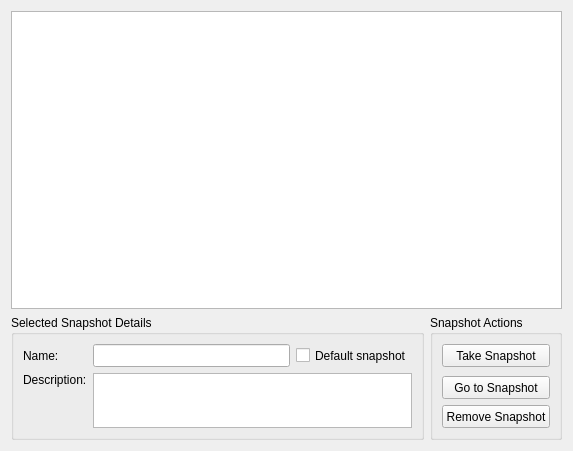
<?xml version="1.0" encoding="UTF-8"?>
<ui version="4.0">
 <class>SnapshotsWindow</class>
 <widget class="QWidget" name="SnapshotsWindow">
  <property name="geometry">
   <rect>
    <x>0</x>
    <y>0</y>
    <width>573</width>
    <height>451</height>
   </rect>
  </property>
  <property name="sizePolicy">
   <sizepolicy hsizetype="Preferred" vsizetype="Preferred">
    <horstretch>0</horstretch>
    <verstretch>0</verstretch>
   </sizepolicy>
  </property>
  <property name="minimumSize">
   <size>
    <width>0</width>
    <height>0</height>
   </size>
  </property>
  <property name="maximumSize">
   <size>
    <width>16777215</width>
    <height>16777215</height>
   </size>
  </property>
  <property name="windowTitle">
   <string>Sandybox - Snapshots</string>
  </property>
  <layout class="QVBoxLayout" name="verticalLayout_2">
   <item>
    <layout class="QVBoxLayout" name="verticalLayout">
     <item>
      <layout class="QGridLayout" name="gridLayout">
       <item row="1" column="0">
        <widget class="QGroupBox" name="groupBox">
         <property name="sizePolicy">
          <sizepolicy hsizetype="Preferred" vsizetype="Ignored">
           <horstretch>0</horstretch>
           <verstretch>0</verstretch>
          </sizepolicy>
         </property>
         <property name="minimumSize">
          <size>
           <width>0</width>
           <height>0</height>
          </size>
         </property>
         <property name="maximumSize">
          <size>
           <width>16777215</width>
           <height>16777215</height>
          </size>
         </property>
         <property name="title">
          <string>Selected Snapshot Details</string>
         </property>
         <layout class="QGridLayout" name="gridLayout_3">
          <item row="0" column="0">
           <widget class="QLabel" name="label">
            <property name="text">
             <string>Name:</string>
            </property>
            <property name="buddy">
             <cstring>txtName</cstring>
            </property>
           </widget>
          </item>
          <item row="0" column="1">
           <widget class="QLineEdit" name="txtName">
            <property name="sizePolicy">
             <sizepolicy hsizetype="Expanding" vsizetype="Minimum">
              <horstretch>0</horstretch>
              <verstretch>0</verstretch>
             </sizepolicy>
            </property>
            <property name="minimumSize">
             <size>
              <width>0</width>
              <height>23</height>
             </size>
            </property>
           </widget>
          </item>
          <item row="0" column="2">
           <widget class="QCheckBox" name="chkDefault">
            <property name="sizePolicy">
             <sizepolicy hsizetype="Minimum" vsizetype="Minimum">
              <horstretch>0</horstretch>
              <verstretch>0</verstretch>
             </sizepolicy>
            </property>
            <property name="minimumSize">
             <size>
              <width>0</width>
              <height>23</height>
             </size>
            </property>
            <property name="toolTip">
             <string>When deleting a snapshot content, it will be returned to this snapshot instead of none.</string>
            </property>
            <property name="text">
             <string>Default snapshot</string>
            </property>
           </widget>
          </item>
          <item row="1" column="1" rowspan="2" colspan="2">
           <widget class="QPlainTextEdit" name="txtInfo"/>
          </item>
          <item row="1" column="0">
           <widget class="QLabel" name="label_2">
            <property name="minimumSize">
             <size>
              <width>0</width>
              <height>23</height>
             </size>
            </property>
            <property name="text">
             <string>Description:</string>
            </property>
            <property name="alignment">
             <set>Qt::AlignLeading|Qt::AlignLeft|Qt::AlignTop</set>
            </property>
            <property name="buddy">
             <cstring>txtInfo</cstring>
            </property>
           </widget>
          </item>
         </layout>
        </widget>
       </item>
       <item row="1" column="1">
        <widget class="QGroupBox" name="groupBox_2">
         <property name="maximumSize">
          <size>
           <width>16777215</width>
           <height>125</height>
          </size>
         </property>
         <property name="title">
          <string>Snapshot Actions</string>
         </property>
         <layout class="QGridLayout" name="gridLayout_2">
          <item row="0" column="0">
           <widget class="QPushButton" name="btnTake">
            <property name="sizePolicy">
             <sizepolicy hsizetype="Minimum" vsizetype="Minimum">
              <horstretch>0</horstretch>
              <verstretch>0</verstretch>
             </sizepolicy>
            </property>
            <property name="minimumSize">
             <size>
              <width>0</width>
              <height>23</height>
             </size>
            </property>
            <property name="text">
             <string>Take Snapshot</string>
            </property>
           </widget>
          </item>
          <item row="1" column="0">
           <spacer name="verticalSpacer">
            <property name="orientation">
             <enum>Qt::Vertical</enum>
            </property>
            <property name="sizeHint" stdset="0">
             <size>
              <width>20</width>
              <height>40</height>
             </size>
            </property>
           </spacer>
          </item>
          <item row="3" column="0">
           <widget class="QPushButton" name="btnRemove">
            <property name="sizePolicy">
             <sizepolicy hsizetype="Minimum" vsizetype="Minimum">
              <horstretch>0</horstretch>
              <verstretch>0</verstretch>
             </sizepolicy>
            </property>
            <property name="minimumSize">
             <size>
              <width>0</width>
              <height>23</height>
             </size>
            </property>
            <property name="text">
             <string>Remove Snapshot</string>
            </property>
           </widget>
          </item>
          <item row="2" column="0">
           <widget class="QToolButton" name="btnSelect">
            <property name="sizePolicy">
             <sizepolicy hsizetype="Minimum" vsizetype="Minimum">
              <horstretch>0</horstretch>
              <verstretch>0</verstretch>
             </sizepolicy>
            </property>
            <property name="minimumSize">
             <size>
              <width>0</width>
              <height>23</height>
             </size>
            </property>
            <property name="text">
             <string>Go to Snapshot</string>
            </property>
           </widget>
          </item>
         </layout>
        </widget>
       </item>
       <item row="0" column="0" colspan="2">
        <widget class="QTreeView" name="treeSnapshots"/>
       </item>
      </layout>
     </item>
    </layout>
   </item>
  </layout>
 </widget>
 <tabstops>
  <tabstop>treeSnapshots</tabstop>
  <tabstop>txtName</tabstop>
  <tabstop>chkDefault</tabstop>
  <tabstop>txtInfo</tabstop>
  <tabstop>btnTake</tabstop>
  <tabstop>btnSelect</tabstop>
  <tabstop>btnRemove</tabstop>
 </tabstops>
 <resources/>
 <connections/>
</ui>
